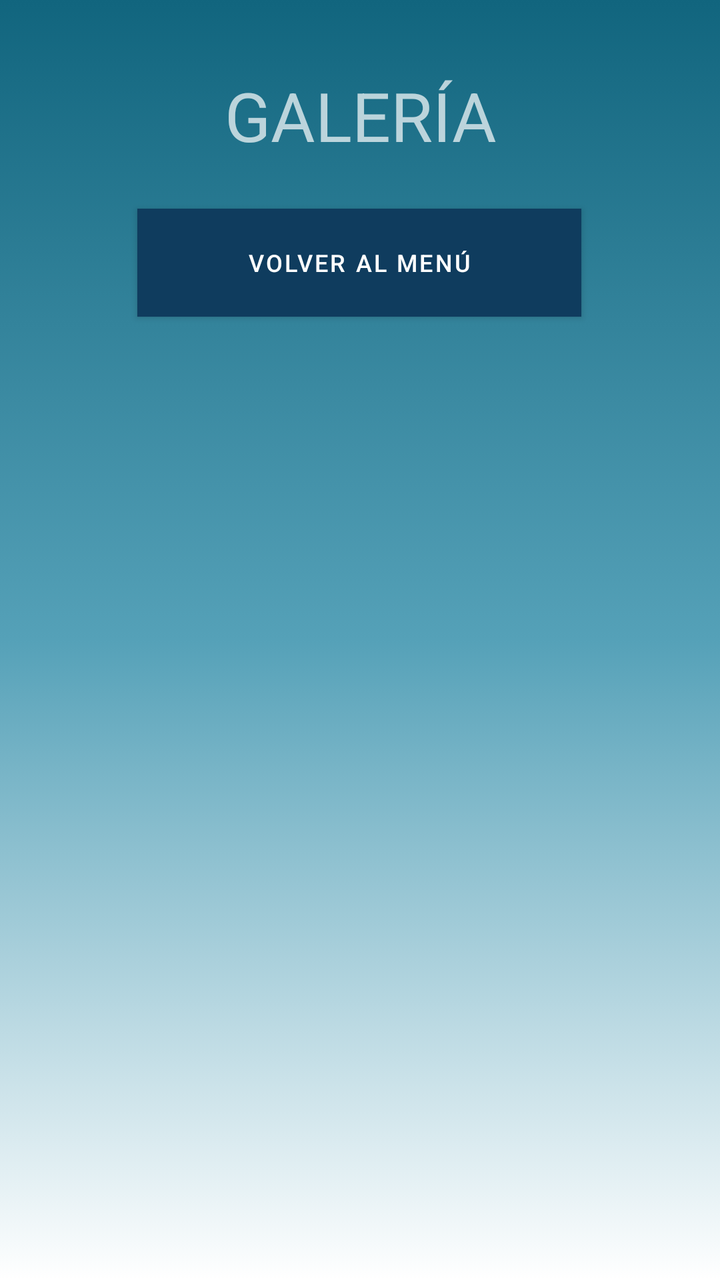
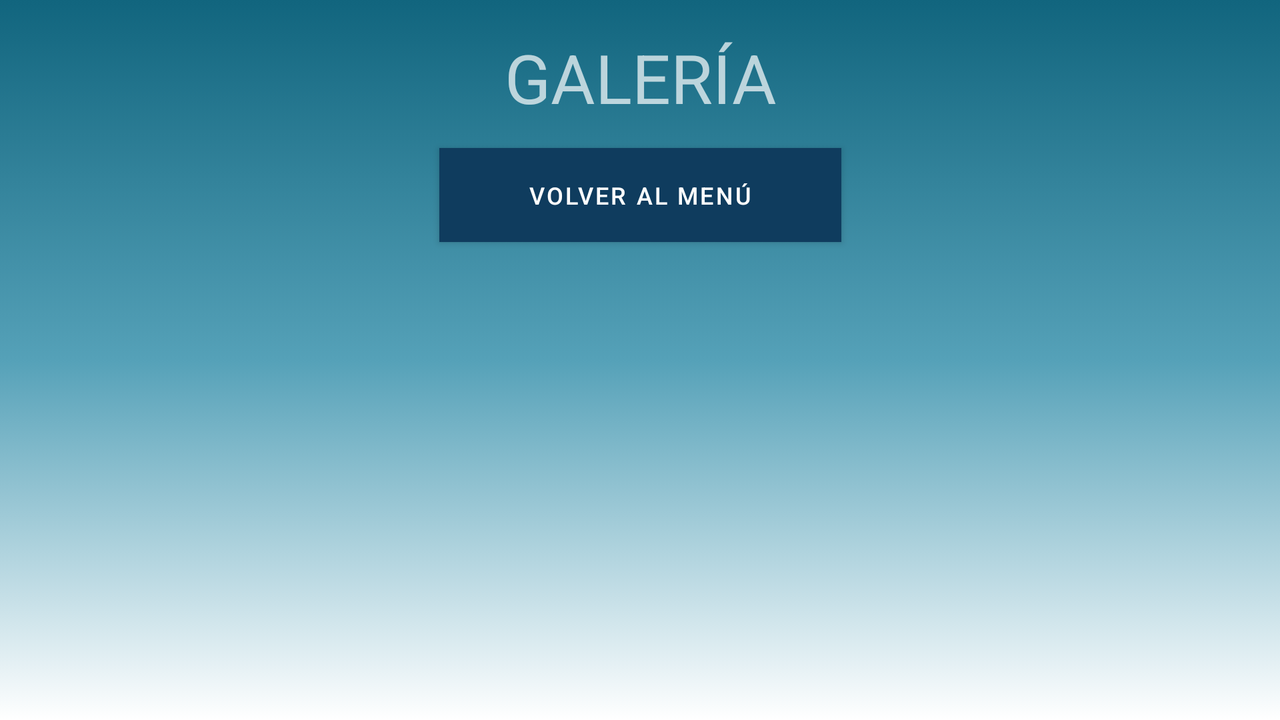

One screen, two layout resources from the same app: the default and the repository's alternative for another configuration. Each is rendered where Android would select it; the XML of both is given below.
<!-- AndroidManifest.xml: application theme Theme.IlernaVet -->
<!-- res/layout/activity_main4.xml -->
<?xml version="1.0" encoding="utf-8"?>
<androidx.constraintlayout.widget.ConstraintLayout xmlns:android="http://schemas.android.com/apk/res/android"
    xmlns:app="http://schemas.android.com/apk/res-auto"
    xmlns:tools="http://schemas.android.com/tools"
    android:layout_width="match_parent"
    android:layout_height="match_parent"
    android:background="@drawable/fondo_degradado"
    tools:context=".MainActivity">

        <TextView
            android:id="@+id/textView3"
            android:layout_width="158dp"
            android:layout_height="56dp"
            android:layout_marginTop="35dp"
            android:layout_marginBottom="153dp"
            android:text="GALERÍA"
            android:textAlignment="center"
            android:textSize="34sp"
            app:layout_constraintBottom_toTopOf="@+id/gridview"
            app:layout_constraintEnd_toEndOf="parent"
            app:layout_constraintStart_toStartOf="parent"
            app:layout_constraintTop_toTopOf="parent"
            app:layout_constraintVertical_bias="0.07" />

        <Button
            android:id="@+id/back2"
            android:layout_width="222dp"
            android:layout_height="54dp"
            android:layout_marginBottom="18dp"
            android:background="#0F3C5E"
            android:text="VOLVER AL MENÚ"
            android:textColor="#FFFFFF"
            android:textSize="12sp"
            app:layout_constraintBottom_toTopOf="@+id/gridview"
            app:layout_constraintEnd_toEndOf="parent"
            app:layout_constraintHorizontal_bias="0.497"
            app:layout_constraintStart_toStartOf="parent"
            app:layout_constraintTop_toBottomOf="@+id/textView3"
            app:layout_constraintVertical_bias="0.163" />

        <GridView
            android:id="@+id/gridview"
            android:layout_width="0dp"
            android:layout_height="0dp"
            android:layout_marginBottom="3dp"
            android:gravity="center"
            android:numColumns="1"
            android:verticalSpacing="20dp"
            app:layout_constraintBottom_toBottomOf="parent"
            app:layout_constraintEnd_toEndOf="parent"
            app:layout_constraintStart_toStartOf="parent"
            app:layout_constraintTop_toBottomOf="@+id/textView3" />


</androidx.constraintlayout.widget.ConstraintLayout>
<!-- resources referenced by this layout -->
<resources>
  <!-- drawable fondo_degradado (drawable) -->
  <?xml version="1.0" encoding="utf-8"?>
  <selector xmlns:android="http://schemas.android.com/apk/res/android">
      <item>
          <shape android:shape="rectangle">
              <gradient
                  android:startColor="@color/colorUno"
                  android:centerColor="@color/colorDos"
                  android:endColor="@color/ColorTres"
                  android:type="linear"
                  android:angle="270"
                  />
  
          </shape>
      </item>
  
  </selector>
  <style name="Theme.IlernaVet" parent="Theme.MaterialComponents">
          
          <item name="colorPrimary">#FF0F3C5E</item>
          <item name="colorPrimaryVariant">@color/purple_700</item>
          <item name="colorOnPrimary">@color/white</item>
          
          <item name="colorSecondary">@color/teal_200</item>
          <item name="colorSecondaryVariant">@color/teal_700</item>
          <item name="colorOnSecondary">@color/black</item>
          
          <item name="android:statusBarColor" tools:targetApi="l">?attr/colorPrimaryVariant</item>
          
      </style>
  <color name="colorUno">#11657E</color>
  <color name="colorDos">#55A1B8</color>
  <color name="ColorTres">#FFFFFFFF</color>
  <color name="purple_700">#FF3700B3</color>
  <color name="white">#FFFFFFFF</color>
  <color name="teal_200">#FF03DAC5</color>
  <color name="teal_700">#FF018786</color>
  <color name="black">#FF000000</color>
</resources>
<!-- res/layout-land/activity_main4.xml (the repository's variant of the layout above) -->
<!-- drawn on the phone turned sideways -->
<?xml version="1.0" encoding="utf-8"?>
<androidx.constraintlayout.widget.ConstraintLayout xmlns:android="http://schemas.android.com/apk/res/android"
    xmlns:app="http://schemas.android.com/apk/res-auto"
    xmlns:tools="http://schemas.android.com/tools"
    android:layout_width="match_parent"
    android:layout_height="match_parent"
    android:background="@drawable/fondo_degradado"
    tools:context=".MainActivity">

        <TextView
            android:id="@+id/textView3"
            android:layout_width="158dp"
            android:layout_height="56dp"
            android:layout_marginTop="16dp"
            android:text="GALERÍA"
            android:textAlignment="center"
            android:textSize="34sp"
            app:layout_constraintEnd_toEndOf="parent"
            app:layout_constraintStart_toStartOf="parent"
            app:layout_constraintTop_toTopOf="parent" />

        <Button
            android:id="@+id/back2"
            android:layout_width="201dp"
            android:layout_height="47dp"
            android:layout_marginTop="74dp"
            android:layout_marginBottom="18dp"
            android:background="#0F3C5E"
            android:text="VOLVER AL MENÚ"
            android:textColor="#FFFFFF"
            android:textSize="12sp"
            app:layout_constraintBottom_toTopOf="@+id/gridview"
            app:layout_constraintEnd_toEndOf="parent"
            app:layout_constraintStart_toStartOf="parent"
            app:layout_constraintTop_toTopOf="parent" />

        <GridView
            android:id="@+id/gridview"
            android:layout_width="0dp"
            android:layout_height="0dp"
            android:gravity="center"
            android:numColumns="3"
            android:verticalSpacing="20dp"
            app:layout_constraintBottom_toBottomOf="parent"
            app:layout_constraintEnd_toEndOf="parent"
            app:layout_constraintStart_toStartOf="parent"
            app:layout_constraintTop_toBottomOf="@+id/back2" />


</androidx.constraintlayout.widget.ConstraintLayout>
